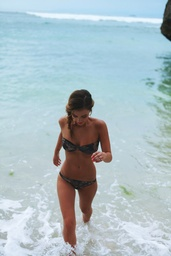
#> input picture python-basics/1.jpg, 171 x 256 px, shrunk from 510 x 765 before the run
$ python nude_judge_opencv.py
#> lines starting #> are read from the running program, lines starting #| are printed output that depends on the picture; after the words box and inside, x2 and y2 are one past the last pixel; in counts of white or black regions, pixels touching at a corner belong together
"""
# 使用传统图像处理算法实现色情图片鉴别, 图像处理使用python-OpenCV
参考链接：https://www.lanqiao.cn/courses/589/learning/?id=1964
原理：
本程序根据颜色（肤色）找出图片中皮肤的区域，然后通过一些条件判断是否为色情图片。

程序的关键步骤如下：
    1. 遍历每个像素，检测像素颜色是否为肤色
    2. 将相邻的肤色像素归为一个皮肤区域，得到若干个皮肤区域
    3. 剔除像素数量极少的皮肤区域

我们定义非色情图片的判定规则如下（满足任意一个判定为真）：
    1. 皮肤区域的个数小于 3 个
    2. 皮肤区域的像素与图像所有像素的比值小于 15%
    3. 最大皮肤区域小于总皮肤面积的 45%
    4. 皮肤区域数量超过 60 个
这些规则你可以尝试更改，直到程序效果让你满意为止。关于像素肤色判定这方面，公式可以在网上找到很多，
但世界上不可能有正确率 100% 的公式。你可以用自己找到的公式，在程序完成后慢慢调试。

RGB 颜色模式

第一种：r > 95 and g > 40 and g < 100 and b > 20 and max([r, g, b]) - min([r, g, b]) > 15 and abs(r - g) > 15 and r > g and r > b

第二种：nr = r / (r + g + b), ng = g / (r + g + b), nb = b / (r +g + b) ，nr / ng > 1.185 and r * b / (r + g + b) ** 2 > 0.107 and r * g / (r + g + b) ** 2 > 0.112

HSV 颜色模式

h > 0 and h < 35 and s > 0.23 and s < 0.68

YCbCr 颜色模式

97.5 <= cb <= 142.5 and 134 <= cr <= 176

一幅图像有零个到多个的皮肤区域，程序按发现顺序给它们编号，第一个发现的区域编号为 0，第 n 个发现的区域编号为 n-1。

我们用一种类型来表示像素，我们给这个类型取名为 Skin ，包含了像素的一些信息：
唯一的编号 id 、是/否肤色 skin 、皮肤区域号 region 、横坐标 x 、纵坐标 y 。

遍历所有像素时，我们为每个像素创建一个与之对应的 Skin 对象，并设置对象的所有属性。
其中 region 属性即为像素所在的皮肤区域编号，创建对象时初始化为无意义的 None 。
关于每个像素的 id 值，左上角为原点，像素的 id 值按像素坐标排布，那么看起来如下图：

2.2-1

其实 id 的顺序也即遍历的顺序。遍历所有像素时，创建 Skin 对象后，如果当前像素为肤色，
且相邻的像素有肤色的，那么我们把这些肤色像素归到一个皮肤区域。

相邻像素的定义：通常都能想到是当前像素周围的 8 个像素，然而实际上只需要定义 4 个就可以了，
位置分别在当前像素的左方，左上方，正上方，右上方；因为另外四个像素都在当前像素后面，
我们还未给这 4 个像素创建对应的 Skin 对象：

2.2-2

学习目标：
    1. 如何判断肤色
    2. 如何确定肤色区域(即如何提取连通域)
"""
import os
import sys
import cv2
import numpy as np
from collections import namedtuple


class Nude(object):
    """色情图片鉴别"""
    Skin = namedtuple("Skin", "id skin region x y")

    def __init__(self, path_or_image):
#> called with path_or_image = './1.jpg'
        if isinstance(path_or_image, np.ndarray):
            self.image = path_or_image
        if isinstance(path_or_image, str):
            # 将图像转为彩色图像
            self.image = cv2.imread(path_or_image, flags=cv2.IMREAD_COLOR)
#> self.image is the input picture: shape (256, 171, 3); mean B, G, R 197.5, 190.8, 172.8

        if len(self.image.shape) == 2:
            # 将图像转为彩色图像
            self.image = np.expand_dims(self.image, axis=-1).repeat(3, axis=-1)

        # 存储对应图像所有像素的全部 Skin 对象
        self.skin_map = []
        # 检测到的皮肤区域，元素的索引即为皮肤区域号，元素都是包含一些 Skin 对象的列表
        self.detected_regions = []
        # 元素都是包含一些 int 对象（区域号）的列表
        # 这些元素中的区域号代表的区域都是待合并的区域
        self.merge_regions = []
        # 整合后的皮肤区域，元素的索引即为皮肤区域号，元素都是包含一些 Skin 对象的列表
        self.skin_regions = []
        # 最近合并的两个皮肤区域的区域号，初始化为 -1
        self.last_from, self.last_to = -1, -1
        # 色情图像判断结果
        self.result = None
        # 处理得到的信息
        self.message = None
        # 图像宽高
        self.width, self.height = self.image.shape[:2]
#> self.width = 256; self.height = 171
        # 图像总像素
        self.total_pixels = self.width * self.height
#> self.total_pixels = 43776

    def resize(self, max_width=1000, max_height=1000):
        """图像resize"""
        resize_width, resize_height = self.width, self.height
        if self.width < max_width:
            resize_width = max_width
        if self.height < max_height:
            resize_height = max_height

        # 图像resize
        self.image = cv2.resize(self.image, (resize_height, resize_width))

        # 图像宽高(update)
        self.width, self.height = self.image.shape[:2]
        # 图像总像素
        self.total_pixels = self.width * self.height

    def image_analysis(self):
        """分析函数"""
        # 如果已有结果，返回本对象
        if self.result is not None:
            return self
        # 遍历每个像素进行是否为肤色判断
        for y in range(self.height):
            for x in range(self.width):
                # 得到像素的 RGB 三个通道的值
                # [x, y] 是 [(x,y)] 的简便写法
                b = self.image[x, y][0]  # red
                g = self.image[x, y][1]  # green
                r = self.image[x, y][2]  # blue

                # 判断当前像素是否为肤色像素
                is_skin = True if self._classify_skin(r, g, b) else False
                # 给每个像素分配唯一 id 值（1, 2, 3...height*width）
                # 注意 x, y 的值从零开始
                _id = y * self.width + x + 1  # 索引从1开始
                # 为每个像素创建一个对应的 Skin 对象，并添加到 self.skin_map 中
                self.skin_map.append(self.Skin(_id, is_skin, None, x, y))

                # 若当前像素不为肤色像素，跳过此次循环
                if not is_skin:
                    continue

                # 仅仅考虑已经肤色判断过的像素点(即左侧的像素点->如图)
                # 设左上角为原点，相邻像素为符号 *，当前像素为符号 ^，那么相互位置关系通常如下图
                # * * *
                # * ^
                # 存有相邻像素索引的列表，存放顺序为由大到小，顺序改变有影响
                # 注意 _id 是从 1 开始的，对应的索引则是 _id-1
                check_indexes = [_id - 2,  # 当前像素左方的像素
                                 _id - self.width - 2,  # 当前像素左上方的像素
                                 _id - self.width - 1,  # 当前像素的上方的像素
                                 _id - self.width]  # 当前像素右上方的像素
                # 用来记录相邻像素中肤色像素所在的区域号，初始化为 -1
                region = -1
                # 遍历每一个相邻像素的索引
                for index in check_indexes:
                    # 尝试索引相邻像素的 Skin 对象，没有则跳出循环
                    try:
                        self.skin_map[index]
                    except IndexError:
                        break
                    # 相邻像素若为肤色像素：
                    if self.skin_map[index].skin:
                        # 若相邻像素与当前像素的 region 均为有效值，且二者不同，
                        # 且尚未添加相同的合并任务
                        if (self.skin_map[index].region != None and
                                region != None and region != -1 and
                                self.skin_map[index].region != region and
                                self.last_from != region and
                                self.last_to != self.skin_map[index].region):
                            # 两个区域已经被添加过就无须再添加
                            # 那么这添加这两个区域的合并任务(两个近邻像素一开始可能被划分在两个区域)
                            # 情况出现的可能(收集近邻的时候是上一排473肯能是区域0, 下一排472可能是区域1,
                            # 但两个区域实际是近邻区域需要合并, 出现这样的现象就是找近邻的时候我们只会看已经扫描过的像素)
                            # 470 471 472 473
                            # 470 471 472
                            self._add_merge(region, self.skin_map[index].region)
                        # 记录此相邻像素所在的区域号
                        region = self.skin_map[index].region

                # 遍历完所有相邻像素后，若 region 仍等于 -1，说明所有相邻像素都不是肤色像素
                if region == -1:
                    # 1. 创建一个新区域(区域号为当前区域的数量)
                    # 更改属性为新的区域号，注意元祖是不可变类型，不能直接更改属性
                    _skin = self.skin_map[_id - 1]._replace(region=len(self.detected_regions))
                    self.skin_map[_id - 1] = _skin
                    # 将此肤色像素所在区域创建为新区域
                    self.detected_regions.append([self.skin_map[_id - 1]])
                # region 不等于 -1 的同时不等于 None，说明有区域号为有效值的相邻肤色像素
                elif region != None:
                    # 2. 将当前像素添加至对应区域内
                    # 将此像素的区域号更改为与相邻像素相同
                    _skin = self.skin_map[_id - 1]._replace(region=region)
                    self.skin_map[_id - 1] = _skin
                    # 向这个区域的像素列表中添加此像素
                    self.detected_regions[region].append(self.skin_map[_id - 1])

        # 完成所有区域合并任务，合并整理后的区域存储到 self.skin_regions
        self._merge(self.detected_regions, self.merge_regions)
        # 分析皮肤区域，得到判定结果
        self._analyse_regions()
        return self

    def _analyse_regions(self):
        """分析区域"""
        # 如果皮肤区域小于 3 个，不是色情
        if len(self.skin_regions) < 3:
            self.message = "Less than 3 skin regions ({_skin_regions_size})".format(
                _skin_regions_size=len(self.skin_regions))
            self.result = False
            return self.result

        # 为皮肤区域排序
        self.skin_regions = sorted(self.skin_regions, key=lambda s: len(s),
                                   reverse=True)

        # 计算皮肤总像素数
        total_skin = float(sum([len(skin_region) for skin_region in self.skin_regions]))

        # 如果皮肤区域与整个图像的比值小于 15%，那么不是色情图片
        if total_skin / self.total_pixels * 100 < 15:
            self.message = "Total skin percentage lower than 15 ({:.2f})".format(
                total_skin / self.total_pixels * 100)
            self.result = False
            return self.result

        # 如果最大皮肤区域小于总皮肤面积的 45%，不是色情图片
        if len(self.skin_regions[0]) / total_skin * 100 < 45:
            self.message = "The biggest region contains less than 45 ({:.2f})".format(
                len(self.skin_regions[0]) / total_skin * 100)
            self.result = False
            return self.result

        # 皮肤区域数量超过 60个，不是色情图片
        if len(self.skin_regions) > 60:
            self.message = "More than 60 skin regions ({})".format(len(self.skin_regions))
            self.result = False
            return self.result

        # 其它情况为色情图片
        self.message = "Nude!!"
        self.result = True
        return self.result

    def _add_merge(self, _from, _to):
        """self.merge_regions 的元素都是包含一些 int 对象（区域号）的列表
        self.merge_regions 的元素中的区域号代表的区域都是待合并的区域
        这个方法便是将两个待合并的区域号添加到 self.merge_regions 中"""
        # 两个区域号赋值给类属性
        self.last_from = _from
        self.last_to = _to

        # 记录 self.merge_regions 的某个索引值，初始化为 -1
        from_index = -1
        # 记录 self.merge_regions 的某个索引值，初始化为 -1
        to_index = -1

        # 遍历每个 self.merge_regions 的元素(寻找当前两个近邻号是否已经被添加过)
        for index, region in enumerate(self.merge_regions):
            # 遍历元素中的每个区域号
            for r_index in region:
                if r_index == _from:
                    from_index = index
                if r_index == _to:
                    to_index = index

        # 若两个区域号都存在于 self.merge_regions 中
        if from_index != -1 and to_index != -1:
            # 如果这两个区域号分别存在于两个列表中
            # 那么合并这两个列表
            if from_index != to_index:
                self.merge_regions[from_index].extend(self.merge_regions[to_index])
                del (self.merge_regions[to_index])
            return

        # 若两个区域号都不存在于 self.merge_regions 中
        if from_index == -1 and to_index == -1:
            # 创建新的区域号列表
            self.merge_regions.append([_from, _to])
            return
        # 若两个区域号中有一个存在于 self.merge_regions 中
        if from_index != -1 and to_index == -1:
            # 将不存在于 self.merge_regions 中的那个区域号
            # 添加到另一个区域号所在的列表
            self.merge_regions[from_index].append(_to)
            return
        # 若两个待合并的区域号中有一个存在于 self.merge_regions 中
        if from_index == -1 and to_index != -1:
            # 将不存在于 self.merge_regions 中的那个区域号
            # 添加到另一个区域号所在的列表
            self.merge_regions[to_index].append(_from)
            return

    def _merge(self, detected_regions, merge_regions):
        """合并该合并的皮肤区域"""
        # 新建列表 new_detected_regions
        # 其元素将是包含一些代表像素的 Skin 对象的列表
        # new_detected_regions 的元素即代表皮肤区域，元素索引为区域号
        new_detected_regions = []

        # 将 merge_regions 中的元素中的区域号代表的所有区域合并
        for index, region in enumerate(merge_regions):
            try:
                new_detected_regions[index]
            except IndexError:
                new_detected_regions.append([])
            for r_index in region:
                new_detected_regions[index].extend(detected_regions[r_index])
                detected_regions[r_index] = []

        # 添加剩下的其余皮肤区域到 new_detected_regions
        for region in detected_regions:
            if len(region) > 0:
                new_detected_regions.append(region)
#> this loop made 31 passes
#> region on passes 1 to 12: [], [], [], [], [], [], [], [], [], [], [], []

        # 清理 new_detected_regions
        self._clear_regions(new_detected_regions)

    def _clear_regions(self, detected_regions):
        """皮肤区域清理函数
        只保存像素数大于指定数量的皮肤区域"""
        for region in detected_regions:
            if len(region) > 30:
                self.skin_regions.append(region)
#> this loop made 7 passes
#> region on passes 3, 4, 6, 7: [(18101, True, 21, 180, 70), (18102, True, 21, 181, 70)], [(18176, True, 22, 255, 70), (18432, True, 22, 255, 71)], [(19549, True, 26, 92, 76)], [(23655, True, 29, 102, 92), (23656, True, 29, 103, 92)]

    def _classify_skin(self, r, g, b):
        """基于像素的肤色检测技术"""
        # 根据RGB值判定
        rgb_classifier = r > 95 and \
                         g > 40 and g < 100 and \
                         b > 20 and \
                         max([r, g, b]) - min([r, g, b]) > 15 and \
                         abs(r - g) > 15 and \
                         r > g and \
                         r > b
        # 根据处理后的 RGB 值判定
        nr, ng, nb = self._to_normalized(r, g, b)
        norm_rgb_classifier = nr / ng > 1.185 and \
                              float(r * b) / ((r + g + b) ** 2) > 0.107 and \
                              float(r * g) / ((r + g + b) ** 2) > 0.112

        # HSV 颜色模式下的判定
        h, s, v = self._to_hsv(r, g, b)
        hsv_classifier = h > 0 and \
                         h < 35 and \
                         s > 0.23 and \
                         s < 0.68

        # YCbCr 颜色模式下的判定
        y, cb, cr = self._to_ycbcr(r, g, b)
        ycbcr_classifier = 97.5 <= cb <= 142.5 and 134 <= cr <= 176

        # 效果不是很好，还需改公式
        # return rgb_classifier or norm_rgb_classifier or hsv_classifier or ycbcr_classifier
        return ycbcr_classifier

    def _to_normalized(self, r, g, b):
        if r == 0:
            r = 0.0001
        if g == 0:
            g = 0.0001
        if b == 0:
            b = 0.0001
        _sum = float(r + g + b)
        return [r / _sum, g / _sum, b / _sum]

    def _to_ycbcr(self, r, g, b):
        # 公式来源：
        # http://stackoverflow.com/questions/19459831/rgb-to-ycbcr-conversion-problems
        y = .299 * r + .587 * g + .114 * b
        cb = 128 - 0.168736 * r - 0.331364 * g + 0.5 * b
        cr = 128 + 0.5 * r - 0.418688 * g - 0.081312 * b
        return y, cb, cr

    def _to_hsv(self, r, g, b):
        h = 0
        _sum = float(r + g + b)
        _max = float(max([r, g, b]))
        _min = float(min([r, g, b]))
        diff = float(_max - _min)
        if _sum == 0:
            _sum = 0.0001

        if _max == r:
            if diff == 0:
                h = sys.maxsize
            else:
                h = (g - b) / diff
        elif _max == g:
            h = 2 + ((g - r) / diff)
        else:
            h = 4 + ((r - g) / diff)

        h *= 60
        if h < 0:
            h += 360

        return [h, 1.0 - (3.0 * (_min / _sum)), (1.0 / 3.0) * _max]

    def inspect(self):
        _image = '{} {}×{}'.format(self.image.dtype, self.width, self.height)
        return "{_image}: result={_result} message='{_message}'".format(_image=_image,
                                                                        _result=self.result,
                                                                        _message=self.message)

    def show_skin_regions(self):
        """将在源文件目录生成图片文件，将皮肤区域可视化"""
        # 未得出结果时方法返回
        if self.result is None:
            return
        # 皮肤像素的 ID 的集合
        skinIdSet = set()
        # 将原图做一份拷贝
        simage = self.image

        # 将皮肤像素的 id 存入 skinIdSet
        for sr in self.skin_regions:
            for pixel in sr:
                skinIdSet.add(pixel.id)
#> this loop made 2 passes
        # 将图像中的皮肤像素设为白色，其余设为黑色
        for pixel in self.skin_map:
            if pixel.id not in skinIdSet:
                simage[pixel.x, pixel.y] = 0, 0, 0
            else:
                simage[pixel.x, pixel.y] = 255, 255, 255
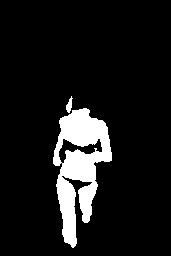
#> simage: shape (256, 171, 3); 9.7% white; 2 white regions, box (x1, y1, x2, y2) and area: (53, 108, 112, 248) 4186, (66, 96, 73, 113) 64
        # 保存文件路径
        save_image_path = '1_opencv_normal.jpg'
        cv2.imwrite(save_image_path, simage)


if __name__ == "__main__":
    import argparse

    image_path = "./1.jpg"
    pt = Nude(path_or_image=image_path)
    pt.image_analysis()
    print(pt.inspect())
    pt.show_skin_regions()
